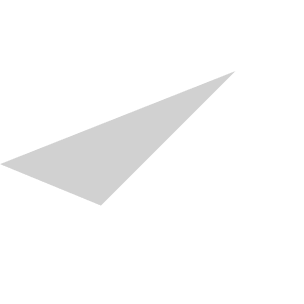
#> input picture Installer/pointer.png, 304 x 304 px
$ python create_ico.py
#> lines starting #> are read from the running program, lines starting #| are printed output that depends on the picture
from PIL import Image

# Open the PNG file
source_image = Image.open('pointer.png')
#> source_image is the input picture: PIL image 304x304 RGBA; mean R, G, B, A 48, 48, 48, 51.9

# Create different sizes
sizes = [16, 32, 48, 64, 128, 256]
images = []

for size in sizes:
    # Create a copy of the image resized to each size
    resized_image = source_image.resize((size, size), Image.Resampling.LANCZOS)
    if resized_image.mode != 'RGBA':
        resized_image = resized_image.convert('RGBA')
    images.append(resized_image)
#> this loop made 6 passes
#> pass 1, `resized_image = source_image.resize((size, size), Image.Resampling.LAN..`:
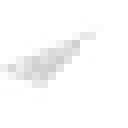
#> resized_image: PIL image 16x16 RGBA (shown 8 times larger); mean R, G, B, A 100.9, 100.9, 100.9, 52.2; transparent parts drawn white
#> after the loop, images = 6 items

# Save as ICO file
images[0].save(
    'pointer.ico',
    format='ICO',
    append_images=images[1:],
    sizes=[(size, size) for size in sizes]
)
